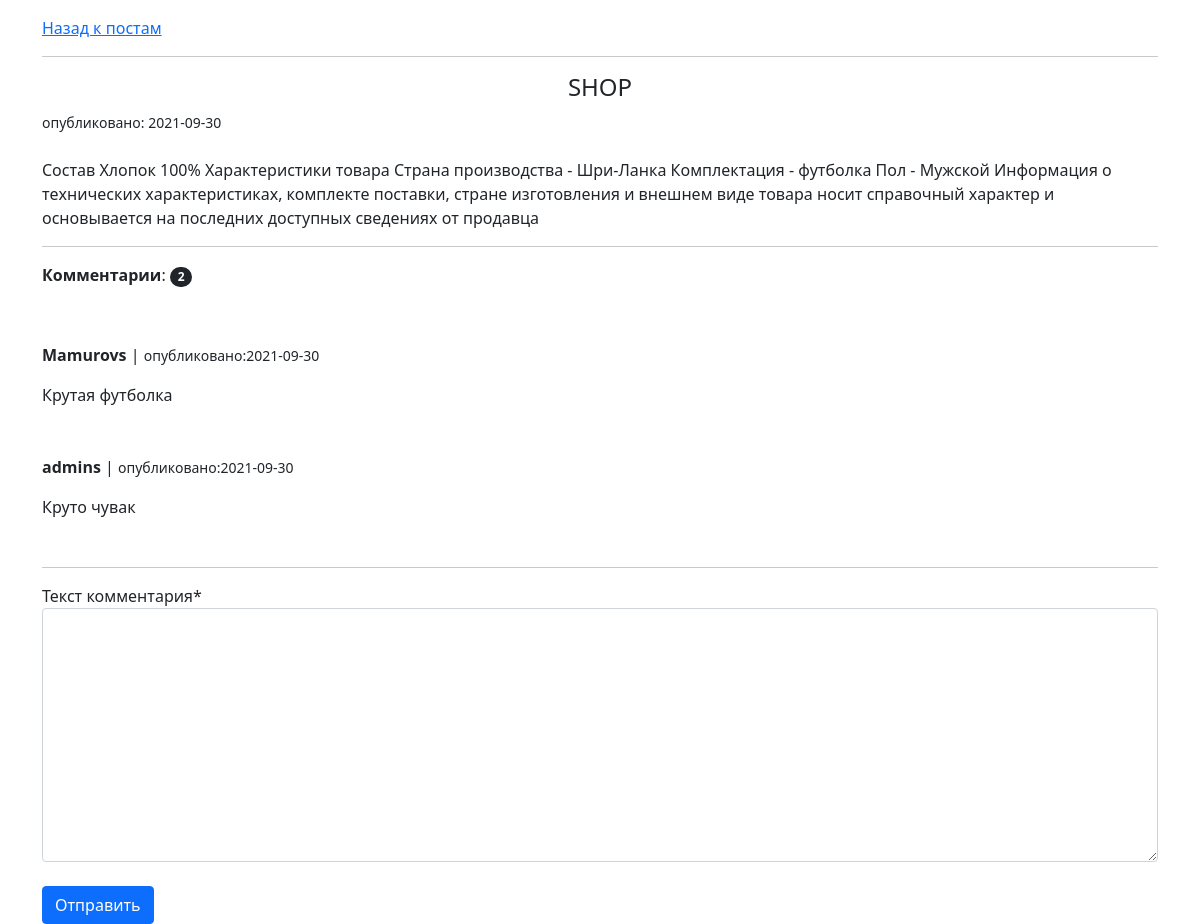
The page /posts/1/ (signed in) on the database its author committed.
### posts/models.py (models this page shows, shortened)
class Post(models.Model):
    author = models.ForeignKey(User, on_delete=models.CASCADE, verbose_name='Автор')
    title = models.CharField(max_length=255, verbose_name='Заголовок')
    slug = models.SlugField()
    content = models.TextField(verbose_name='Содержимое поста')
    created_at = models.DateTimeField(editable=False)
    updated_at = models.DateTimeField()
    comments = GenericRelation('comments.Comment')
    class Meta:
        ordering = ['id']

### comments/models.py (models this page shows, shortened)
class Comment(models.Model):
    author = models.ForeignKey(User, verbose_name='Автор комментария', on_delete=models.CASCADE)
    content_type = models.ForeignKey(ContentType, on_delete=models.CASCADE)
    object_id = models.PositiveIntegerField()
    content_object = GenericForeignKey('content_type', 'object_id')
    text = models.TextField(verbose_name='Текст комментария')
    created_at = models.DateTimeField(editable=False)

### posts/views.py (the view)
# urls.py: path('posts/<str:post_slug>/', PostDetailView.as_view(), name='post')
class PostDetailView(DetailView):
    model = Post
    template_name = 'post_detail.html'
    context_object_name = 'post'
    slug_url_kwarg = 'post_slug'
    def get_context_data(self, **kwargs):
        context = super().get_context_data(**kwargs)
        context['form'] = CommentForm(self.request.POST or None)
        return context

### comments/forms.py
class CommentForm(forms.ModelForm):
    class Meta:
        model = Comment
        fields = ['text']

### posts/templates/post_detail.html (shortened to what this page needs)
{% extends 'posts.html' %}
{% load crispy_forms_tags %}
{% block content %}
<nav aria-label="breadcrumb">
  <ol class="breadcrumb">
      <li class="breadcrumb-item active" aria-current="page"><a href="{% url 'posts' %}">Назад к постам</a></li>
  </ol>
</nav>
    <hr>
    <h4 class="text-center">{{ post.title }}</h4>
    <small>опубликовано: {{ post.created_at|date:"Y-m-d" }}</small>
    <br><br>
    <p>{{ post.content|safe }}</p>
    <hr>
    <p><strong>Комментарии</strong>: <span class="badge rounded-pill bg-dark">{{ post.comments.count }}</span></p>
    <br>
    <div class="row">
        {% for comment in post.comments.all %}
            <div class="col-md-12 mt-3 mb-3">
                <p><strong>{{ comment.author.username }}</strong> | <small>опубликовано:{{ comment.created_at|date:"Y-m-d" }}</small></p>
                <p>{{ comment.text }}</p>
            </div>
        {% endfor %}
    </div>
    <hr>
    {% if request.user.is_authenticated %}
    <form action="{% url 'comments:comment-create' content_type='post' object_id=post.id %}" method="POST">
        {{ form|crispy }}
        <br>
    <input class="btn btn-primary" type="submit" value="Отправить">
    </form>
    {% else %}
        <p class="text-center">Оставлять комментарии могут только авторизованные пользователи</p>
    {% endif %}
{% endblock content %}

### rows shown on the page
Post: title "SHOP", created_at "2021-09-30", content "Состав Хлопок 100% Характеристики товара Страна производства - Шри-Ланка Комплектация - футболка Пол - Мужской Информация о технических характеристиках, комплекте поставки, стране изготовления и внешнем виде товара носит справочный характер и основывается на последних доступных сведениях от продавца", comments.count "2"
Comment: author.username "Mamurovs", created_at "2021-09-30", text "Крутая футболка"
Comment: author.username "admins", created_at "2021-09-30", text "Круто чувак"
